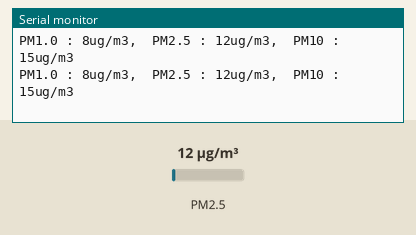
Recording of a sketch running on a simulated ESP8266 (NodeMCU). Shown: the last lines printed to the serial monitor. Inputs (shaded band) come from the test bench; at power-on: PM2.5 12 µg/m³.

Above: at 2.8 s.
2.9 s: PM2.5 set to 6 µg/m³
At 3.4 s:
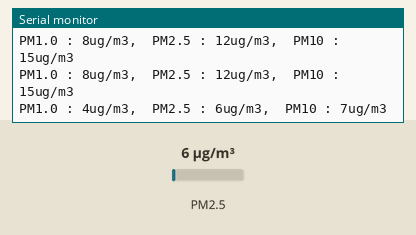
4.4 s: PM2.5 set to 75 µg/m³
At 5.8 s:
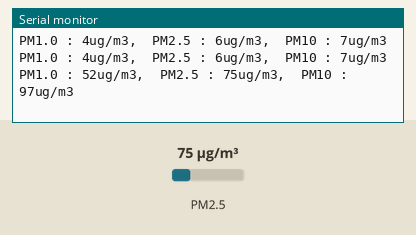
Timing chart, 0 to 7.4 s (numbered marks = the images above; inputs shaded):
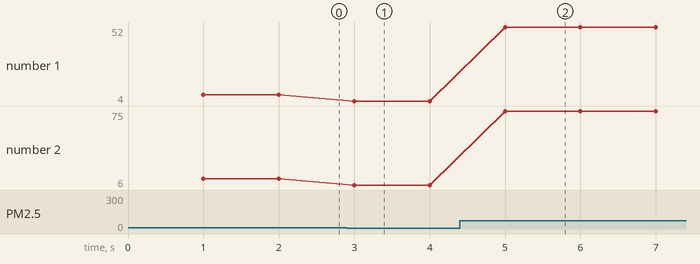

Measured:
- after the input at 2.9 s, the serial monitor: prints a new line after 0.10 s (image 1)
- after the input at 4.4 s, the serial monitor: prints a new line after 0.60 s (image 2)
- plotted number 1: 8 → 4 after the input at 2.9 s, 4 → 52 after the input at 4.4 s
- plotted number 2: 12 → 6 after the input at 2.9 s, 6 → 75 after the input at 4.4 s

The sketch:

MicroDust.ino
```cpp
// Define User Types below here or use a .h file
//

// Define Function Prototypes that use User Types below here or use a .h file
//


// Define Functions below here or use other .ino or cpp files
//

// The setup() function runs once each time the micro-controller starts

#include <PMS.h>
#include <SoftwareSerial.h>

SoftwareSerial mySerial(D5, D6);
PMS pms(mySerial);
PMS::DATA data;

void setup()
{
	Serial.begin(9600);   // GPIO1, GPIO3 (TX/RX pin on ESP-12E Development Board)
	mySerial.begin(9600);  // GPIO2 (D4 pin on ESP-12E Development Board)
}

void loop()
{
	if (pms.read(data))
	{
		Serial.printf("PM1.0 : %uug/m3,  PM2.5 : %uug/m3,  PM10 : %uug/m3  \r\n", data.PM_AE_UG_1_0, data.PM_AE_UG_2_5, data.PM_AE_UG_10_0);
	}

	// Do other stuff...
}

/*
#include <SoftwareSerial.h>
SoftwareSerial PMS(D5, D6);
void setup()
{
	Serial.begin(9600);
	PMS.begin(9600);
}
void loop()
{
	unsigned char packet[32] = { 0, };
	int chksum = 0;
	if(PMS.available() >= 32)
	{
		for (int j = 0; j < 32; j++)
		{
			packet[j] = PMS.read();
			if (j < 30)
				chksum += packet[j];
		}
		if (packet[0] != 0x42 || packet[1] != 0x4d)
			Serial.println("Not PMS Packet");
		else if (packet[30] != (unsigned char)(chksum >> 8) || packet[31] != (unsigned char)(chksum))
			Serial.println("Checksum EROOR");
		else
		{
			int PM1_0 = (packet[10] << 8) | packet[11];
			int PM2_5 = (packet[12] << 8) | packet[13];
			int PM10 = (packet[14] << 8) | packet[15];
			Serial.printf("PM1.0 : %dug/m3,  PM2.5 : %dug/m3,  PM10 : %dug/m3  \r\n", PM1_0, PM2_5, PM10);
		}
		chksum = 0;
	}
}
*/
```
